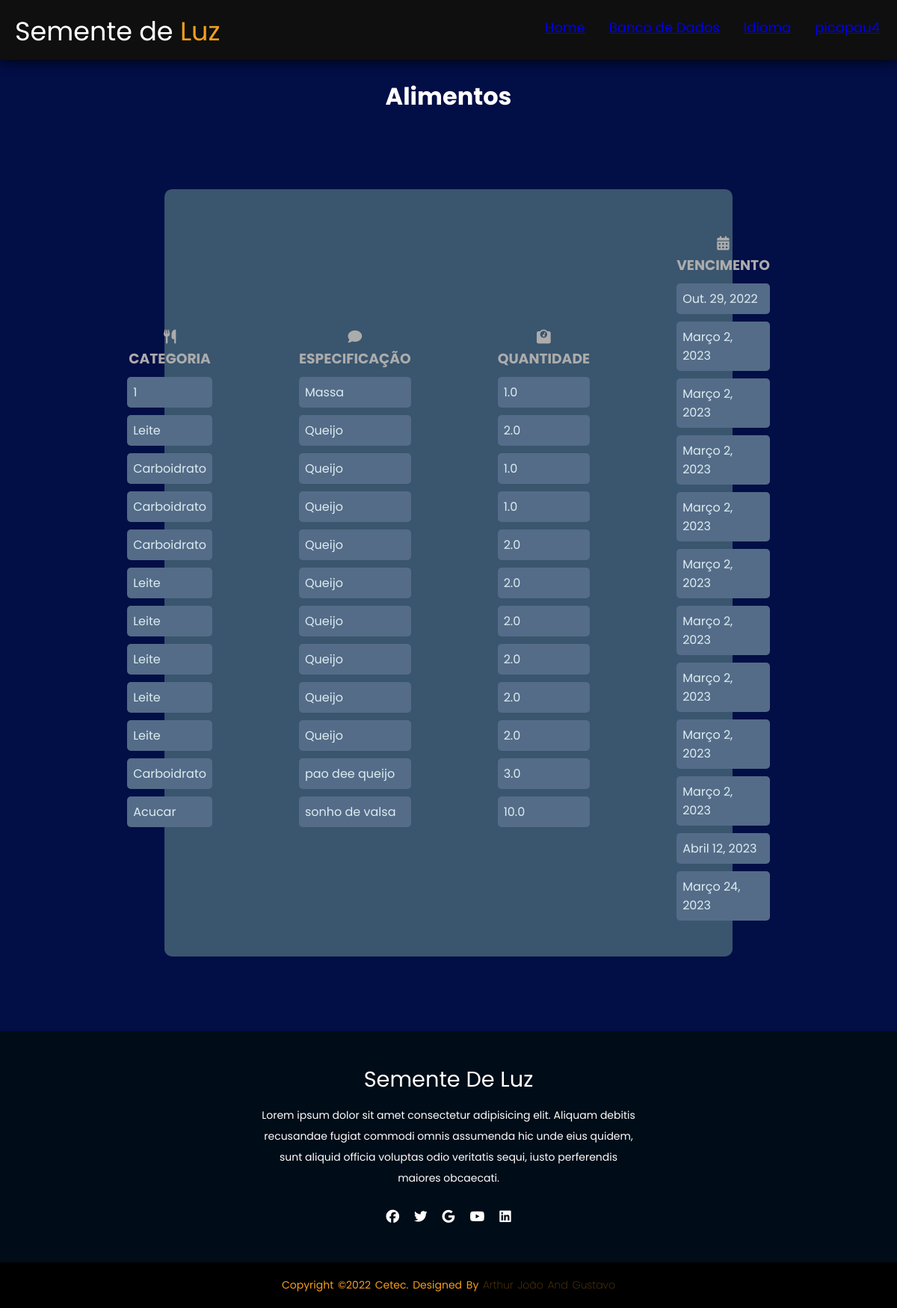
Page /estoque/vercomida/ (signed in) on the committed database.
### estoque/models.py (models this page shows, shortened)
class Alimento (models.Model):
    tipos = models.CharField (max_length=30, choices=ALIMENTO_CHOICES, null=True)
    descr = models.CharField (max_length=30, null=True)
    qntd = models.FloatField(null=True)
    vencimento = models.DateField(null=True)

### estoque/views.py (the view)
class VerAlimentoView(ListView):
    model= Alimento
    template_name = 'ver_comida.html'

### estoque/templates/ver_comida.html (shortened to what this page needs)
{% load static %}
<!DOCTYPE html>
<html lang="en">
<head>
    <link rel="stylesheet" type="text/css" href='{% static "/css/ver_estoque.css" %}'>
</head>
<body>
    <header>
        <div class="logo">
            Semente de <span>Luz</span></div>
            <ul>
                <li><a href="{%url 'home' %}">Home</li></a>
                <li><a href="/estoque/escolha">Banco de Dados</li></a>
                <li><a href="/estoque/language/"> Idioma</li></a>
                <li>
                    <a href="/estoque/perfil">{{request.user}}</a>
                </li>
            </ul>
    </header>
    <br>
    <h1>Alimentos</h1>
    <div class="card">
        <div class="card2">
            <div class="textfield">
                <h3><i class="fa-solid fa-utensils"></i> Categoria </h3>
                    {% for Alimento in object_list %}
                        <p class="text">{{Alimento.tipos}}</p>
                    {% endfor %}
            </div>
            </div>
            <div class="card2">
                <div class="textfield">
                    <h3><i class="fa-solid fa-comment"></i> Especificação </h3>
                    {% for Alimento in object_list %}
                        <p class="text">{{Alimento.descr}}</p>
                    {% endfor %}
                </div>
                </div>
                <div class="card2">
                    <div class="textfield">
                        <h3><i class="fa-solid fa-weight-scale"></i> Quantidade </h3>
                        {% for Alimento in object_list %}
                            <p class="text">{{Alimento.qntd}}</p>
                        {% endfor %}
                    </div>
                    </div>
                    <div class="card2">
                        <div class="textfield">
                            <h3><i class="fa-solid fa-calendar-days"></i> vencimento </h3>
                            {% for Alimento in object_list %}
                                <p class="text">{{Alimento.vencimento}}</p>
                            {% endfor %}
                        </div>
                        </div>
    </div>
    <footer>
        <div class="footer-content">
            <h3>Semente de Luz</h3>
            <p>Lorem ipsum dolor sit amet consectetur adipisicing elit. Aliquam debitis recusandae fugiat commodi omnis assumenda hic unde eius quidem, sunt aliquid officia voluptas odio veritatis sequi, iusto perferendis maiores obcaecati.</p>
            <ul class="socials">
                <li><a href="#"><i class="fa-brands fa-facebook"></i></a></li>
                <li><a href="#"><i class="fa-brands fa-twitter"></i></a></li>
                <li><a href="#"><i class="fa-brands fa-google"></i></a></li>
                <li><a href="#"><i class="fa-brands fa-youtube"></i></a></li>
                <li><a href="#"><i class="fa-brands fa-linkedin"></i></a></li>
            </ul>
        </div>
        <div class="footer-bottom">
            <p>copyright &copy;2022 Cetec. designed by <span>Arthur João and Gustavo</span></p>
        </div>
    </footer>
</body>
</html>

### estoque/static/css/ver_estoque.css (style rules this page uses)
* { margin: 0; padding: 0; font-family: 'Poppins', sans-serif; }
body { background-color: #020e46; }
.logo { color: #ffffff; margin-top: 15px; margin-left: 20px; font-size: 35px; }
.logo > span { color: #F49F1C; }
header { height: 10vh; display: flex; justify-content: space-between ; background-color: #0f0f0f; box-shadow: 0 0 1rem black; }
header > ul { display: flex; margin: 23px; font-size: 18px; }
header > ul > li { color: #F49F1C; list-style-type: none; cursor: pointer; padding-left: 2rem; }
h1 { text-align: center; color: white; }
.card { background-color: #3a556e; border-radius: 10px; width: 60%; padding: 20px; margin: auto; margin-bottom: 100px; margin-top: 100px; display: flex; flex-direction: row; justify-content: center; align-items: center; }
.textfield { color:#fff; margin-top: 10px; padding: 8px; margin-left: 30px; margin-right: 30px; }
.textfield > h3 { text-align: center; text-transform: uppercase; color:rgb(172, 172, 172); }
.card2 { margin: 20px; }
.text { margin-top: 10px; border: none; border-radius: 5px; padding: 8px; background: #546c88; color: #f0ffffde; font-size: 12pt; outline: none; box-sizing: border-box; }
footer { background-color: #000c17; height: auto; padding-top: 40px; color: #fff; }
.footer-content { display: flex; align-items: center; justify-content: center; flex-direction: column; text-align: center; }
.footer-content h3 { font-size: 1.8rem; font-weight: 400; text-transform: capitalize; line-height: 3rem; }
.footer-content p { max-width: 500px; margin: 10px auto; line-height: 28px; font-size: 14px; }
.socials { list-style: none; display: flex; align-items: center; justify-content: center; margin: 1rem 0 3rem 0; }
.socials li { margin: 0 10px; }
.socials a { text-decoration: none; color: rgb(255, 255, 255); }
.socials a i { font-size: 1.1rem; transition: color .4s ease; }
.footer-bottom { background: black; padding: 20px 0; text-align: center; }
.footer-bottom p { font-size: 14px; word-spacing: 2px; text-transform: capitalize; color: #F49F1C; }
.footer-bottom span { opacity: .4; font-weight: 200; }

### rows in the picture
Alimento: tipos "1", descr "Massa", qntd "1.0", vencimento "Out. 29, 2022"
Alimento: tipos "Leite", descr "Queijo", qntd "2.0", vencimento "Março 2, 2023"
Alimento: tipos "Carboidrato", descr "Queijo", qntd "1.0", vencimento "Março 2, 2023"
Alimento: tipos "Carboidrato", descr "Queijo", qntd "1.0", vencimento "Março 2, 2023"
Alimento: tipos "Carboidrato", descr "Queijo", qntd "2.0", vencimento "Março 2, 2023"
Alimento: tipos "Leite", descr "Queijo", qntd "2.0", vencimento "Março 2, 2023"
Alimento: tipos "Leite", descr "Queijo", qntd "2.0", vencimento "Março 2, 2023"
Alimento: tipos "Leite", descr "Queijo", qntd "2.0", vencimento "Março 2, 2023"
Alimento: tipos "Leite", descr "Queijo", qntd "2.0", vencimento "Março 2, 2023"
Alimento: tipos "Leite", descr "Queijo", qntd "2.0", vencimento "Março 2, 2023"
Alimento: tipos "Carboidrato", descr "pao dee queijo", qntd "3.0", vencimento "Abril 12, 2023"
Alimento: tipos "Acucar", descr "sonho de valsa", qntd "10.0", vencimento "Março 24, 2023"
